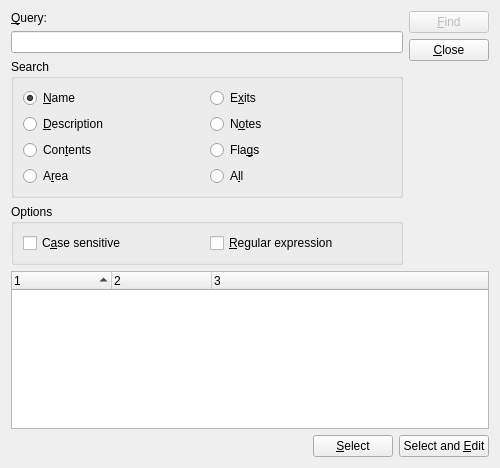
<?xml version="1.0" encoding="UTF-8"?>
<ui version="4.0">
 <class>FindRoomsDlg</class>
 <widget class="QWidget" name="FindRoomsDlg">
  <property name="geometry">
   <rect>
    <x>0</x>
    <y>0</y>
    <width>500</width>
    <height>468</height>
   </rect>
  </property>
  <property name="minimumSize">
   <size>
    <width>500</width>
    <height>400</height>
   </size>
  </property>
  <property name="windowTitle">
   <string>Find Rooms</string>
  </property>
  <property name="windowIcon">
   <iconset resource="../resources/mmapper2.qrc">
    <normaloff>:/icons/roomfind.png</normaloff>:/icons/roomfind.png</iconset>
  </property>
  <layout class="QVBoxLayout">
   <item>
    <layout class="QHBoxLayout">
     <item>
      <layout class="QVBoxLayout">
       <item>
        <widget class="QLabel" name="label">
         <property name="text">
          <string>&amp;Query:</string>
         </property>
         <property name="buddy">
          <cstring>lineEdit</cstring>
         </property>
        </widget>
       </item>
       <item>
        <widget class="QLineEdit" name="lineEdit"/>
       </item>
       <item>
        <layout class="QVBoxLayout" name="verticalLayout">
         <item>
          <widget class="QGroupBox" name="searchGroupBox">
           <property name="title">
            <string>Search</string>
           </property>
           <layout class="QGridLayout" name="gridLayout">
            <item row="4" column="1">
             <widget class="QRadioButton" name="flagsRadioButton">
              <property name="text">
               <string>Fla&amp;gs</string>
              </property>
             </widget>
            </item>
            <item row="0" column="1">
             <widget class="QRadioButton" name="exitsRadioButton">
              <property name="text">
               <string>E&amp;xits</string>
              </property>
             </widget>
            </item>
            <item row="4" column="0">
             <widget class="QRadioButton" name="contentsRadioButton">
              <property name="text">
               <string>Con&amp;tents</string>
              </property>
             </widget>
            </item>
            <item row="0" column="0">
             <widget class="QRadioButton" name="nameRadioButton">
              <property name="text">
               <string>&amp;Name</string>
              </property>
              <property name="checked">
               <bool>true</bool>
              </property>
             </widget>
            </item>
            <item row="1" column="1">
             <widget class="QRadioButton" name="notesRadioButton">
              <property name="text">
               <string>N&amp;otes</string>
              </property>
             </widget>
            </item>
            <item row="1" column="0">
             <widget class="QRadioButton" name="descRadioButton">
              <property name="text">
               <string>&amp;Description</string>
              </property>
             </widget>
            </item>
            <item row="5" column="0">
             <widget class="QRadioButton" name="areaRadioButton">
              <property name="text">
               <string>A&amp;rea</string>
              </property>
             </widget>
            </item>
            <item row="5" column="1">
             <widget class="QRadioButton" name="allRadioButton">
              <property name="text">
               <string>A&amp;ll</string>
              </property>
              <property name="checked">
               <bool>false</bool>
              </property>
             </widget>
            </item>
           </layout>
          </widget>
         </item>
         <item>
          <widget class="QGroupBox" name="optionsGroupBox">
           <property name="title">
            <string>Options</string>
           </property>
           <layout class="QHBoxLayout">
            <item>
             <widget class="QCheckBox" name="caseCheckBox">
              <property name="text">
               <string>C&amp;ase sensitive</string>
              </property>
             </widget>
            </item>
            <item>
             <widget class="QCheckBox" name="regexCheckBox">
              <property name="text">
               <string>&amp;Regular expression</string>
              </property>
             </widget>
            </item>
           </layout>
          </widget>
         </item>
        </layout>
       </item>
      </layout>
     </item>
     <item>
      <layout class="QVBoxLayout">
       <item>
        <widget class="QPushButton" name="findButton">
         <property name="enabled">
          <bool>false</bool>
         </property>
         <property name="text">
          <string>&amp;Find</string>
         </property>
         <property name="default">
          <bool>false</bool>
         </property>
        </widget>
       </item>
       <item>
        <widget class="QPushButton" name="closeButton">
         <property name="text">
          <string>&amp;Close</string>
         </property>
        </widget>
       </item>
       <item>
        <spacer>
         <property name="orientation">
          <enum>Qt::Vertical</enum>
         </property>
         <property name="sizeHint" stdset="0">
          <size>
           <width>20</width>
           <height>40</height>
          </size>
         </property>
        </spacer>
       </item>
      </layout>
     </item>
    </layout>
   </item>
   <item>
    <widget class="QTreeWidget" name="resultTable">
     <property name="sortingEnabled">
      <bool>true</bool>
     </property>
     <property name="columnCount">
      <number>3</number>
     </property>
     <column>
      <property name="text">
       <string>1</string>
      </property>
     </column>
     <column>
      <property name="text">
       <string>2</string>
      </property>
     </column>
     <column>
      <property name="text">
       <string>3</string>
      </property>
     </column>
    </widget>
   </item>
   <item>
    <widget class="QFrame" name="frame">
     <property name="frameShape">
      <enum>QFrame::NoFrame</enum>
     </property>
     <property name="frameShadow">
      <enum>QFrame::Plain</enum>
     </property>
     <property name="lineWidth">
      <number>0</number>
     </property>
     <layout class="QHBoxLayout" name="horizontalLayout">
      <property name="leftMargin">
       <number>0</number>
      </property>
      <property name="topMargin">
       <number>0</number>
      </property>
      <property name="rightMargin">
       <number>0</number>
      </property>
      <property name="bottomMargin">
       <number>0</number>
      </property>
      <item>
       <widget class="QLabel" name="roomsFoundLabel">
        <property name="text">
         <string/>
        </property>
       </widget>
      </item>
      <item>
       <widget class="QPushButton" name="selectButton">
        <property name="sizePolicy">
         <sizepolicy hsizetype="Maximum" vsizetype="Fixed">
          <horstretch>0</horstretch>
          <verstretch>0</verstretch>
         </sizepolicy>
        </property>
        <property name="text">
         <string>&amp;Select</string>
        </property>
       </widget>
      </item>
      <item>
       <widget class="QPushButton" name="editButton">
        <property name="sizePolicy">
         <sizepolicy hsizetype="Maximum" vsizetype="Fixed">
          <horstretch>0</horstretch>
          <verstretch>0</verstretch>
         </sizepolicy>
        </property>
        <property name="text">
         <string>Select and &amp;Edit</string>
        </property>
       </widget>
      </item>
     </layout>
    </widget>
   </item>
  </layout>
 </widget>
 <tabstops>
  <tabstop>lineEdit</tabstop>
  <tabstop>findButton</tabstop>
  <tabstop>closeButton</tabstop>
  <tabstop>nameRadioButton</tabstop>
  <tabstop>exitsRadioButton</tabstop>
  <tabstop>descRadioButton</tabstop>
  <tabstop>notesRadioButton</tabstop>
  <tabstop>contentsRadioButton</tabstop>
  <tabstop>flagsRadioButton</tabstop>
  <tabstop>areaRadioButton</tabstop>
  <tabstop>allRadioButton</tabstop>
  <tabstop>caseCheckBox</tabstop>
  <tabstop>regexCheckBox</tabstop>
  <tabstop>resultTable</tabstop>
  <tabstop>selectButton</tabstop>
  <tabstop>editButton</tabstop>
 </tabstops>
 <resources>
  <include location="../resources/mmapper2.qrc"/>
 </resources>
 <connections/>
</ui>
